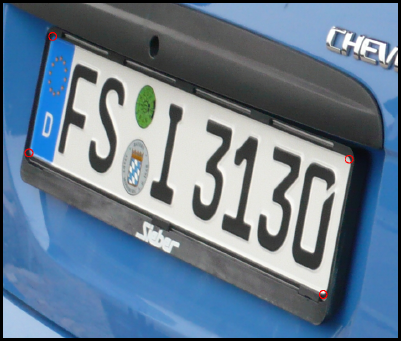
#> input picture res/kennzeichen.png, 401 x 341 px
$ jupyter execute 01_introduction.ipynb   (shell and % lines are left out)   (older library calls are emulated)
#> lines starting #> are read from the running program, lines starting #| are printed output that depends on the picture
#> further down, img is the input picture: shape (341, 401, 3); mean B, G, R 145, 125.2, 104.4
### lib/helper.py
import numpy as np
import cv2
import logging
from PIL import Image

class OpenCVHelper():
  def __init__(self):
    print("Loaded OpenCV Helper")
    self._logger = logging.getLogger(__name__)

  # [33 lines left out: function display_image, not called in this run]

### 01_introduction.ipynb
# OpenCV Example
Following tasks should be accomplished in this notebook:
* Install OpenCV via pip
* Import it successfully
* Be able to load images from filesystem
* Display images inside jupyter notebook

[cell 1]

# Enable local imports
import sys
sys.path.append('/home/nbuser/library/lib')

[cell 2]
import cv2
import numpy as np
from PIL import Image
import logging
from helper import OpenCVHelper

# Try out local import
hlp = OpenCVHelper()

[cell 3]
_logger = logging.getLogger(__name__)

## Convert to PIL Image
By returning a PIL Image it automatically gets displayed to Jupyter notebook

[cell 4]
def display_image(image, resize_factor=None):
    """
    Display a cv2 image by converting it to PIL and calling the display() function.
    This is a workaround for Jupyter Notebook as it doesnt support cv2.imshow()

    :param np_array img: cv2 Image data
    """
#> called with resize_factor = 0.75
    # pil images
    if Image.isImageType(image):
            out = image

    # cv2 images
    elif isinstance(image, np.ndarray):
        if isinstance(image[0][0], np.uint8):
            _io = cv2.cvtColor(image, cv2.COLOR_GRAY2RGB)
        elif isinstance(image, np.ndarray) and len(image[0][0]) == 3:
            _io = cv2.cvtColor(image, cv2.COLOR_BGR2RGB)
        elif isinstance(image, np.ndarray) and len(image[0][0]) == 4:
            _io = cv2.cvtColor(image, cv2.COLOR_BGRA2RGB)
        else:
            _io = cv2.cvtColor(image, cv2.COLOR_GRAY2RGB)
        out = Image.fromarray(_io)

    # path to image
    elif isinstance(image, str):
        out = Image.open(image)

    if resize_factor:
        width, height = out.size
#> width = 401; height = 341
        _logger.info("Resizing by factor %s" % resize_factor)
        out = out.resize((int(width * resize_factor), int(height * resize_factor)), Image.ANTIALIAS)
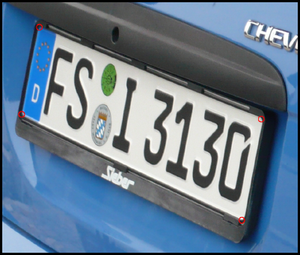
#> out: PIL image 300x255 RGB; mean R, G, B 104.5, 125.3, 145.2

    return out

**Testing Conversion and Display function**

[cell 5]
img = cv2.imread(r"./res/kennzeichen.png")
display_image(img, resize_factor=0.75)
